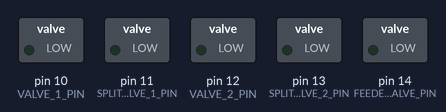
A sketch run on a simulated Arduino Uno, built with avr-gcc and run on an emulated ATmega328P. On the bench: switched loads named in the sketch (green lamp = pin HIGH).

Above: at 0.5 s.
At 1.5 s:
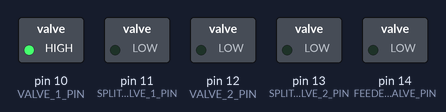
At 2.5 s:
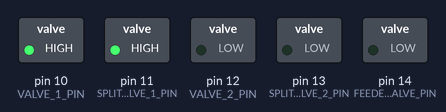
At 3.5 s:
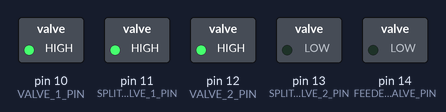
At 4.5 s:
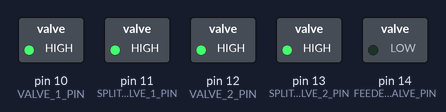
At 5.5 s:
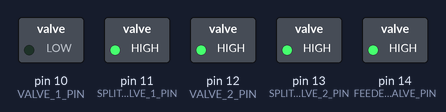
Timing chart, 0 to 6.5 s (numbered marks = the images above):
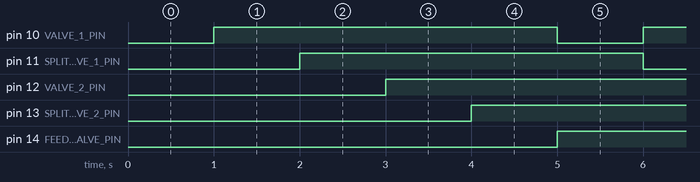

The sketch:

5_relay_values_and_pumps_test.ino
```cpp
// Define the pin numbers
#define VALVE_1_PIN 10
#define SPLIT_VALVE_1_PIN 11
#define VALVE_2_PIN 12
#define SPLIT_VALVE_2_PIN 13
#define FEEDER_VALVE_PIN 14


// Define the delay time in milliseconds
#define DELAY_TIME 1000  // 1 second


void initDigitalOutputPin(int pin) {
  pinMode(pin, OUTPUT);
}
void setDigitalOutputPin(int pin) {
  digitalWrite(pin, HIGH);
}
void resetDigitalOutputPin(int pin) {
  digitalWrite(pin, LOW);
}
void testPin(int pin) {
  resetDigitalOutputPin(pin);
  delay(DELAY_TIME);
  setDigitalOutputPin(pin);
}

void setup() {
  // Initialize the pins as OUTPUT
  initDigitalOutputPin(VALVE_1_PIN);
  initDigitalOutputPin(SPLIT_VALVE_1_PIN);
  initDigitalOutputPin(VALVE_2_PIN);
  initDigitalOutputPin(SPLIT_VALVE_2_PIN);
  initDigitalOutputPin(FEEDER_VALVE_PIN);
}


void loop() {
  testPin(VALVE_1_PIN);
  testPin(SPLIT_VALVE_1_PIN);
  testPin(VALVE_2_PIN);
  testPin(SPLIT_VALVE_2_PIN);
  testPin(FEEDER_VALVE_PIN);
}
```

Measured:
- by itself, pin 10 (VALVE_1_PIN), pin 11 (SPLIT_VALVE_1_PIN), pin 12 (VALVE_2_PIN), pin 13 (SPLIT_VALVE_2_PIN), pin 14 (FEEDER_VALVE_PIN): alternates HIGH for 4.0 s and LOW for 1.0 s
